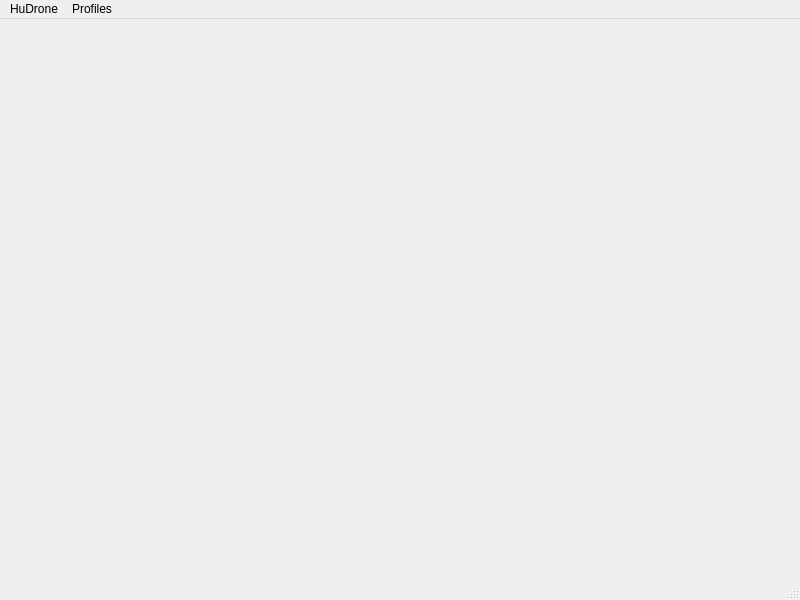
<?xml version="1.0" encoding="UTF-8"?>
<ui version="4.0">
 <class>MainWindow</class>
 <widget class="QMainWindow" name="MainWindow">
  <property name="geometry">
   <rect>
    <x>0</x>
    <y>0</y>
    <width>800</width>
    <height>600</height>
   </rect>
  </property>
  <property name="sizePolicy">
   <sizepolicy hsizetype="Preferred" vsizetype="Preferred">
    <horstretch>0</horstretch>
    <verstretch>0</verstretch>
   </sizepolicy>
  </property>
  <property name="windowTitle">
   <string>HuDrone</string>
  </property>
  <widget class="QWidget" name="centralwidget">
   <property name="sizePolicy">
    <sizepolicy hsizetype="Preferred" vsizetype="Preferred">
     <horstretch>0</horstretch>
     <verstretch>0</verstretch>
    </sizepolicy>
   </property>
  </widget>
  <widget class="QMenuBar" name="menubar">
   <property name="geometry">
    <rect>
     <x>0</x>
     <y>0</y>
     <width>800</width>
     <height>21</height>
    </rect>
   </property>
   <widget class="QMenu" name="menuHuDrone">
    <property name="title">
     <string>HuDrone</string>
    </property>
    <addaction name="actionSettings"/>
    <addaction name="actionExit"/>
   </widget>
   <widget class="QMenu" name="menuProfiles">
    <property name="title">
     <string>Profiles</string>
    </property>
    <addaction name="separator"/>
    <addaction name="actionAdd_profile"/>
    <addaction name="separator"/>
   </widget>
   <addaction name="menuHuDrone"/>
   <addaction name="menuProfiles"/>
  </widget>
  <widget class="QStatusBar" name="statusbar"/>
  <action name="actionExit">
   <property name="text">
    <string>Exit</string>
   </property>
  </action>
  <action name="actionSettings">
   <property name="text">
    <string>Settings</string>
   </property>
  </action>
  <action name="actionAdd_profile">
   <property name="text">
    <string>Add profile...</string>
   </property>
  </action>
 </widget>
 <resources/>
 <connections/>
</ui>
